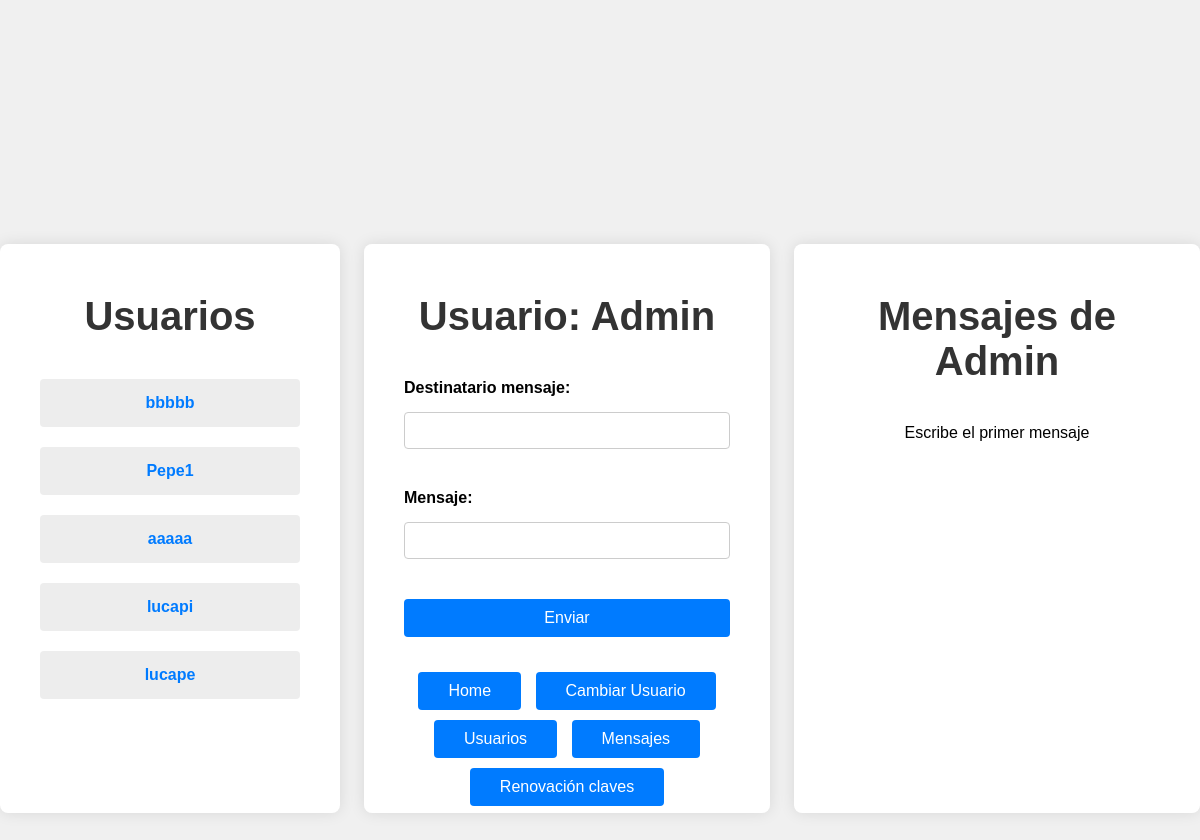
Screenshot of /chat?user=21 (signed in) with the database file from the repository.
### tables this page shows
CREATE TABLE users(
    id INTEGER PRIMARY KEY AUTOINCREMENT,
    username string UNIQUE, 
    pwd string NOT NULL,
    salt string NOT NULL,
    rol string NOT NULL,
    correo string NOT NULL,
    public_ip string NULL);

### app.py (the view, shortened to what this page needs)
@app.route('/chat', methods=['GET', 'POST'])
def chat():
    if 'user_id' not in session:
        return redirect(url_for('login'))
    messages = None
    users = get_users()
    selected_user = request.args.get('user')
    if selected_user:
        messages = messages_descifrados(selected_user, session['user_id'])
    return render_template('chat.html', messages= messages, users = users, username=get_name_by_id(session['user_id'])["username"])

### app_mensajesdesencriptados.py (called while the page is built, shortened)
def get_chat(sender, recipient):
    conn = sql.connect('cripto.sqlite')
    conn.row_factory = sql.Row
    cursor = conn.cursor()
    cursor.execute("""SELECT id, clave, nonce FROM chats WHERE (user1_id = ? AND user2_id = ?) OR (user2_id = ? AND user1_id
            =?)""", (sender, recipient, sender, recipient))
    return cursor.fetchone()

def get_messages(sender, recipient):
    chat = get_chat(sender, recipient)
    if chat is None:
        return "Empty"

def messages_descifrados(sender, recipient):
    message_dict = get_messages(sender, recipient)
    if message_dict == "Empty":
        return message_dict

### db_functions/user_functions.py (called while the page is built)
def get_name_by_id(user_id):
    conn = sql.connect('cripto.sqlite')
    conn.row_factory = sql.Row
    cursor = conn.cursor()
    cursor.execute('SELECT username FROM users WHERE id = ?', (user_id,))
    return cursor.fetchone()

def get_users():
    conn = sql.connect('cripto.sqlite')
    conn.row_factory = sql.Row
    cursor = conn.cursor()
    cursor.execute("""SELECT * FROM users""")
    return cursor.fetchall()

### templates/chat.html (shortened to what this page needs)
<!DOCTYPE html>
<html lang="es">
<head>
    <link rel="stylesheet" href="{{ url_for('static', filename='style/chatc.css') }}">
</head>
<body>
    <div class="usuarios">
        <h2>Usuarios</h2>
        <ul class="numerousuarios">
            {% for usr in users %}
            {% if usr["rol"] == "Usuario" %}
            <li>
                <a href="/chat?user={{ usr["id"] }}" style="text-decoration: none;">
                    <strong class= "a">{{usr["username"]}}</strong>
                </a>
            </li>
            {% endif %}
            {% endfor %}
        </ul>
    </div>
    <div class="container">
        <h2>Usuario: {{username}}</h2>
        <form method="post">
            <div class="form-group">
                <label for="recipient">Destinatario mensaje:</label>
                <input type="text" id="recipient" name="recipient" required>
            </div>
            <div class="form-group">
                <label for="message">Mensaje:</label>
                <input type="text" id="message" name="message" required>
            </div>
            <button type="submit">Enviar</button>
        </form>
        <div class="links">
            <a href="/home" class="botonesheader">Home</a>
            <a href="/login" class="botonesheader">Cambiar Usuario</a>
            {% for usr in users %}
                {% if username == usr["username"] and ('Admin' == usr["rol"] or 'Tecnico' == usr["rol"])%}
                    <a href="/vetar" class="botonesheader">Usuarios</a>
                {% endif %}
                {% if username == usr["username"] and ('Admin' == usr["rol"] or 'Tecnico' == usr["rol"])%}
                    <a href="/mensajes" class="botonesheader">Mensajes</a>
                {% endif %}
                {% if username == usr["username"] and 'Admin' == usr["rol"] %}
                    <a href="/claves" class="botonesheader">Renovación claves</a>
                {% endif %}
            {% endfor %}
        </div>
    </div>
    <div class="container">
        <h2>Mensajes de {{username}}</h2>
        <ul class="messages">
        {% if messages == "Empty" %}
            <p>Escribe el primer mensaje</p>
        {% else %}
            <p>Elige un chat</p>
        {% endif %}
        </ul>
    </div>
</body>
</html>

### static/style/chatc.css (style rules this page uses)
body { font-family: Arial, sans-serif; background-color: #f0f0f0; margin: 0; padding: 0; display: flex; justify-content: center; align-items: center; height: 100vh; }
.usuarios { background-color: #fff; padding: 20px; border-radius: 8px; box-shadow: 0 0 15px rgba(0, 0, 0, 0.1); width: 100%; max-width: 300px; text-align: center; height: 50vh; overflow: auto; }
.numerousuarios { list-style-type: none; padding: 0; }
.numerousuarios li { text-align: center; font-size: 1rem; background-color: #ededed; margin: 20px; padding: 15px 20px; border-radius: 4px; }
.container { background-color: #fff; padding: 20px 40px; border-radius: 8px; box-shadow: 0 0 15px rgba(0, 0, 0, 0.1); width: 100%; max-width: 600px; height: 50vh; overflow: auto; text-align: center; }
h2 { font-size: 2.5rem; color: #333; margin-bottom: 40px; }
.form-group { margin-bottom: 30px; text-align: left; }
label { display: block; margin-bottom: 15px; font-weight: bold; }
input[type="text"] { width: 100%; padding: 10px; margin-bottom: 10px; border: 1px solid #ccc; border-radius: 4px; box-sizing: border-box; }
button { width: 100%; padding: 10px; background-color: #007BFF; color: white; border: none; border-radius: 4px; cursor: pointer; font-size: 16px; }
h2 { color: #333; margin-top: 30px; }
ul.messages { list-style-type: none; padding: 0; }
.a { color: #007BFF; }
.links { margin-top: 30px; }
a.botonesheader { display: inline-block; margin: 5px; padding: 10px 30px; background-color: #007BFF; color: white; text-decoration: none; border-radius: 4px; }

### rows the page displays
users: username "bbbbb"
users: username "Pepe1"
users: username "aaaaa"
users: username "lucapi"
users: username "lucape"
users: username "Admin", rol "Usuarios"
